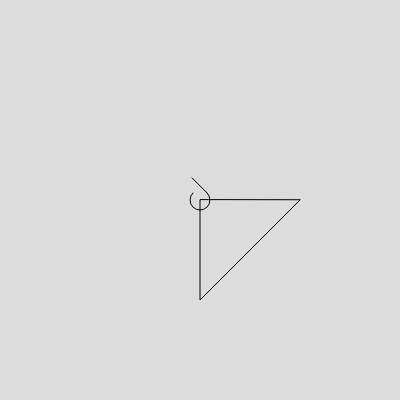
Frame 1 (no input)
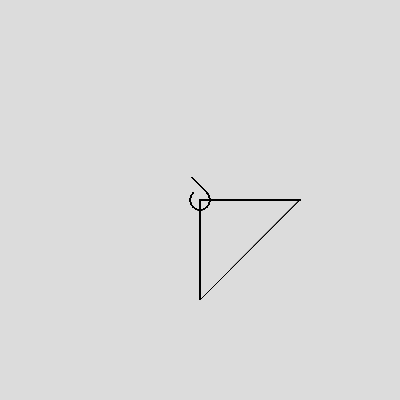
Frame 60 (no input)
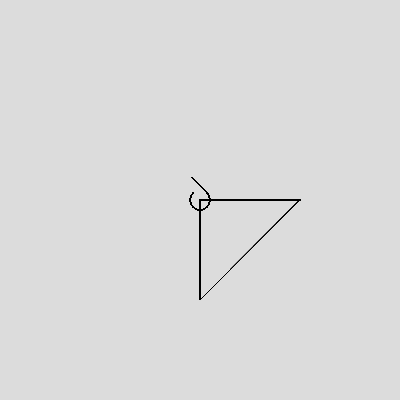
Frame 120 (the mouse pressed at the canvas centre since frame 60)

The p5.js sketch that drew these frames (run headless with seeded random() and noise() and a simulated clock; from frame 60 on, the mouse is pressed at the canvas centre):

// p5.js sketch
// ── sketch.js
function setup() {
  createCanvas(400, 400);
  background(220);
  angleMode(DEGREES);
}

function draw() {
  pattern(width/2, height/2);

  // noStroke();
  // fill('pink')
  triangle(0, 0, 0, 100, 100, 0);
}

function pattern(x, y) {
  swirl(x, y);
}

function swirl(x, y) {
  noFill();
  push()
  translate(x, y);

  let angle = 180;
  let radius = 10;
  let line_length = 1.5*radius;
  let x_dist = 0;
  let y_dist = 0;

  arc(0, 0, 2*radius, 2*radius, -45, -135);
  line(radius * cos(-45), radius * sin(-45), radius * cos(-45) - line_length, radius * sin(-45) - line_length);
}
